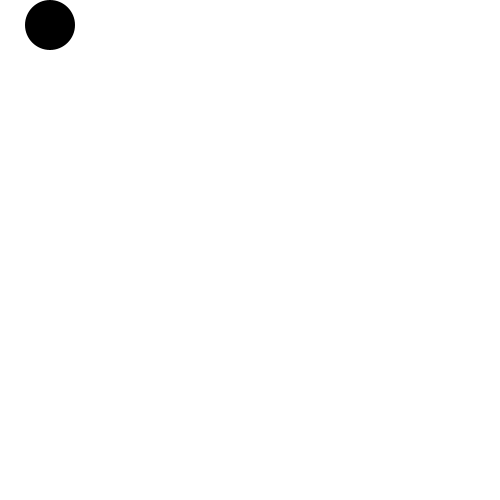
Frame 1 (no input)
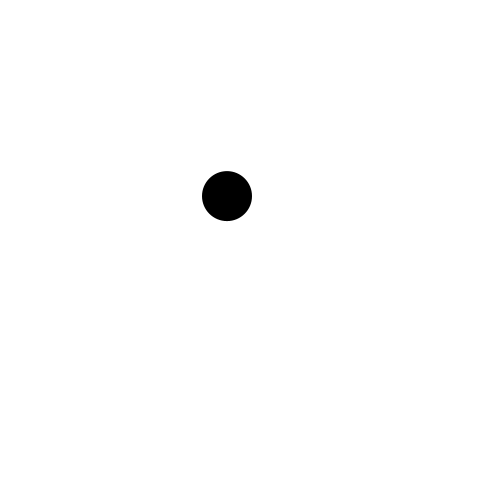
Frame 60 (the mouse pressed at the canvas centre just before this capture)
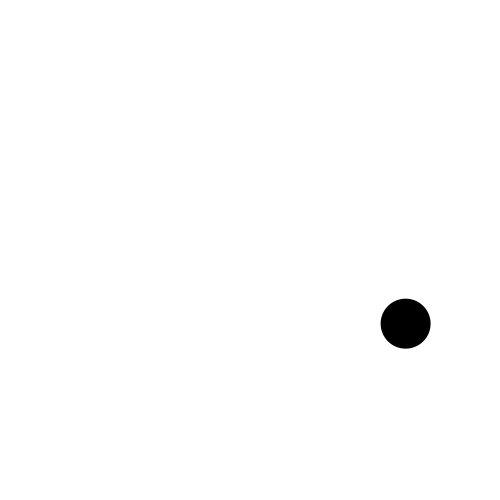
Frame 120 (the mouse held since frame 60 and released just before this capture)

The Processing sketch that drew these frames (run headless with seeded random() and noise(); from frame 60 on, the mouse is pressed at the canvas centre):

// Processing sketch: parabola1
// ── parabola1.pde
float x=50,y=25;
float dx=3,dy=0;
float gravity=0.1;

void setup(){
  size(500,500);
}

void draw(){
  background(255);
  fill(0);
  noStroke();
  ellipse(x,y,50,50);
  x += dx;
  y += dy;
  dy += gravity;
  if (y>=height-25) {
    y = height-25;
    dx *= 0.98;
    if (abs(dy) < 1.5) {
      dy = 0;
      if (abs(dx) < 0.1) {
        dx = 0;
      }
    } else {
      dy *= -0.8;
    }
  }
  if (x<=25 || x>=width-25) {
    dx *= -1;
  }
}
